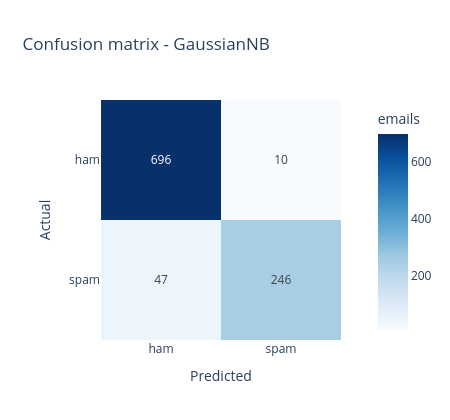
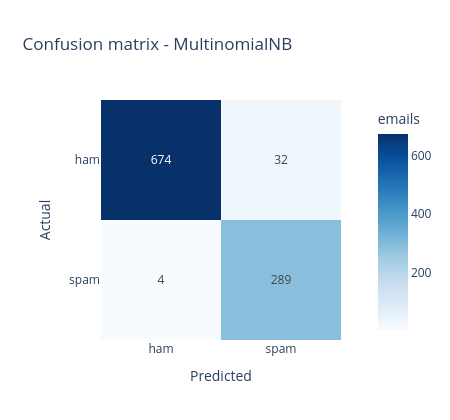

Notebook code for these charts, in order:
### Markdown cell above
Confusion matrices show exactly where each model makes its mistakes.

### Code cell
for name, pred in [("GaussianNB", gnb_pred), ("MultinomialNB", mnb_pred)]:
    cm = confusion_matrix(y_test, pred)
    fig = px.imshow(cm, text_auto=True, x=["ham", "spam"], y=["ham", "spam"],
                    color_continuous_scale="Blues", title=f"Confusion matrix - {name}",
                    labels=dict(x="Predicted", y="Actual", color="emails"))
    fig.update_layout(width=450, height=420)
    fig.show()

### Figure 1 — Plotly figure (JSON) as saved in the notebook; plotly's stock layout.template omitted (floating-point values rounded to 4 significant figures)
{"data": [{"coloraxis": "coloraxis", "hovertemplate": "Predicted: %{x}<br>Actual: %{y}<br>emails: %{z}<extra></extra>", "name": "0", "texttemplate": "%{z}", "type": "heatmap", "x": ["ham", "spam"], "xaxis": "x", "y": ["ham", "spam"], "yaxis": "y", "z": [[696, 10], [47, 246]]}], "layout": {"coloraxis": {"colorbar": {"title": {"text": "emails"}}, "colorscale": [[0, "rgb(247,251,255)"], [0.125, "rgb(222,235,247)"], [0.25, "rgb(198,219,239)"], [0.375, "rgb(158,202,225)"], [0.5, "rgb(107,174,214)"], [0.625, "rgb(66,146,198)"], [0.75, "rgb(33,113,181)"], [0.875, "rgb(8,81,156)"], [1, "rgb(8,48,107)"]]}, "height": 420, "title": {"text": "Confusion matrix - GaussianNB"}, "width": 450, "xaxis": {"anchor": "y", "constrain": "domain", "domain": [0, 1], "scaleanchor": "y", "title": {"text": "Predicted"}}, "yaxis": {"anchor": "x", "autorange": "reversed", "constrain": "domain", "domain": [0, 1], "title": {"text": "Actual"}}}}

### Figure 2 — Plotly figure (JSON) as saved in the notebook; plotly's stock layout.template omitted (floating-point values rounded to 4 significant figures)
{"data": [{"coloraxis": "coloraxis", "hovertemplate": "Predicted: %{x}<br>Actual: %{y}<br>emails: %{z}<extra></extra>", "name": "0", "texttemplate": "%{z}", "type": "heatmap", "x": ["ham", "spam"], "xaxis": "x", "y": ["ham", "spam"], "yaxis": "y", "z": [[674, 32], [4, 289]]}], "layout": {"coloraxis": {"colorbar": {"title": {"text": "emails"}}, "colorscale": [[0, "rgb(247,251,255)"], [0.125, "rgb(222,235,247)"], [0.25, "rgb(198,219,239)"], [0.375, "rgb(158,202,225)"], [0.5, "rgb(107,174,214)"], [0.625, "rgb(66,146,198)"], [0.75, "rgb(33,113,181)"], [0.875, "rgb(8,81,156)"], [1, "rgb(8,48,107)"]]}, "height": 420, "title": {"text": "Confusion matrix - MultinomialNB"}, "width": 450, "xaxis": {"anchor": "y", "constrain": "domain", "domain": [0, 1], "scaleanchor": "y", "title": {"text": "Predicted"}}, "yaxis": {"anchor": "x", "autorange": "reversed", "constrain": "domain", "domain": [0, 1], "title": {"text": "Actual"}}}}
